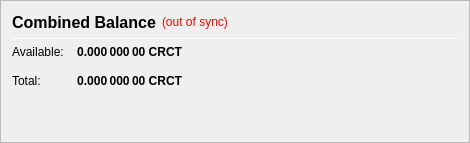
                   <widget class="QFrame" name="frame_CombinedBalances">
                    <property name="minimumSize">
                     <size>
                      <width>470</width>
                      <height>0</height>
                     </size>
                    </property>
                    <property name="frameShape">
                     <enum>QFrame::StyledPanel</enum>
                    </property>
                    <property name="frameShadow">
                     <enum>QFrame::Raised</enum>
                    </property>
                    <layout class="QVBoxLayout" name="verticalLayout_5">
                     <item>
                      <layout class="QHBoxLayout" name="horizontalLayout_5" stretch="0,0,0">
                       <item>
                        <widget class="QLabel" name="label_5z">
                         <property name="minimumSize">
                          <size>
                           <width>0</width>
                           <height>20</height>
                          </size>
                         </property>
                         <property name="font">
                          <font>
                           <pointsize>12</pointsize>
                           <weight>75</weight>
                           <bold>true</bold>
                          </font>
                         </property>
                         <property name="toolTip">
                          <string>Combined Balance (including unconfirmed and immature coins)</string>
                         </property>
                         <property name="text">
                          <string>Combined Balance</string>
                         </property>
                        </widget>
                       </item>
                       <item>
                        <widget class="QLabel" name="labelWalletStatus">
                         <property name="cursor">
                          <cursorShape>WhatsThisCursor</cursorShape>
                         </property>
                         <property name="toolTip">
                          <string>The displayed information may be out of date. Your wallet automatically synchronizes with the CIRCUIT network after a connection is established, but this process has not completed yet.</string>
                         </property>
                         <property name="styleSheet">
                          <string notr="true">QLabel { color: red; }</string>
                         </property>
                         <property name="text">
                          <string notr="true">(out of sync)</string>
                         </property>
                         <property name="alignment">
                          <set>Qt::AlignLeading|Qt::AlignLeft|Qt::AlignVCenter</set>
                         </property>
                        </widget>
                       </item>
                       <item>
                        <spacer name="horizontalSpacer_1">
                         <property name="orientation">
                          <enum>Qt::Horizontal</enum>
                         </property>
                         <property name="sizeHint" stdset="0">
                          <size>
                           <width>40</width>
                           <height>20</height>
                          </size>
                         </property>
                        </spacer>
                       </item>
                      </layout>
                     </item>
                     <item>
                      <widget class="Line" name="line_CombinedBalance">
                       <property name="minimumSize">
                        <size>
                         <width>0</width>
                         <height>1</height>
                        </size>
                       </property>
                       <property name="maximumSize">
                        <size>
                         <width>16777215</width>
                         <height>1</height>
                        </size>
                       </property>
                       <property name="orientation">
                        <enum>Qt::Horizontal</enum>
                       </property>
                      </widget>
                     </item>
                     <item>
                      <layout class="QGridLayout" name="gridLayout_3">
                       <property name="spacing">
                        <number>12</number>
                       </property>
                       <item row="1" column="0">
                        <widget class="QLabel" name="labelBalanceTextz">
                         <property name="text">
                          <string>Available:</string>
                         </property>
                        </widget>
                       </item>
                       <item row="1" column="1">
                        <widget class="QLabel" name="labelBalancez">
                         <property name="font">
                          <font>
                           <weight>75</weight>
                           <bold>true</bold>
                          </font>
                         </property>
                         <property name="cursor">
                          <cursorShape>IBeamCursor</cursorShape>
                         </property>
                         <property name="toolTip">
                          <string>Your current spendable balance</string>
                         </property>
                         <property name="text">
                          <string notr="true">0.000 000 00 CRCT</string>
                         </property>
                         <property name="alignment">
                          <set>Qt::AlignRight|Qt::AlignTrailing|Qt::AlignVCenter</set>
                         </property>
                         <property name="textInteractionFlags">
                          <set>Qt::LinksAccessibleByMouse|Qt::TextSelectableByKeyboard|Qt::TextSelectableByMouse</set>
                         </property>
                        </widget>
                       </item>
                       <item row="2" column="0">
                        <widget class="QLabel" name="labelTotalTextz">
                         <property name="text">
                          <string>Total:</string>
                         </property>
                        </widget>
                       </item>
                       <item row="2" column="1">
                        <widget class="QLabel" name="labelTotalz">
                         <property name="font">
                          <font>
                           <weight>75</weight>
                           <bold>true</bold>
                          </font>
                         </property>
                         <property name="cursor">
                          <cursorShape>IBeamCursor</cursorShape>
                         </property>
                         <property name="toolTip">
                          <string>Total Balance, including all unavailable coins.</string>
                         </property>
                         <property name="text">
                          <string notr="true">0.000 000 00 CRCT</string>
                         </property>
                         <property name="alignment">
                          <set>Qt::AlignRight|Qt::AlignTrailing|Qt::AlignVCenter</set>
                         </property>
                         <property name="textInteractionFlags">
                          <set>Qt::LinksAccessibleByMouse|Qt::TextSelectableByKeyboard|Qt::TextSelectableByMouse</set>
                         </property>
                        </widget>
                       </item>
                       <item row="2" column="3">
                        <spacer name="horizontalSpacer_2">
                         <property name="orientation">
                          <enum>Qt::Horizontal</enum>
                         </property>
                         <property name="sizeHint" stdset="0">
                          <size>
                           <width>40</width>
                           <height>20</height>
                          </size>
                         </property>
                        </spacer>
                       </item>
                      </layout>
                     </item>
                     <item>
                      <spacer name="verticalSpacer_1">
                       <property name="orientation">
                        <enum>Qt::Vertical</enum>
                       </property>
                       <property name="sizeHint" stdset="0">
                        <size>
                         <width>20</width>
                         <height>40</height>
                        </size>
                       </property>
                      </spacer>
                     </item>
                    </layout>
                   </widget>
